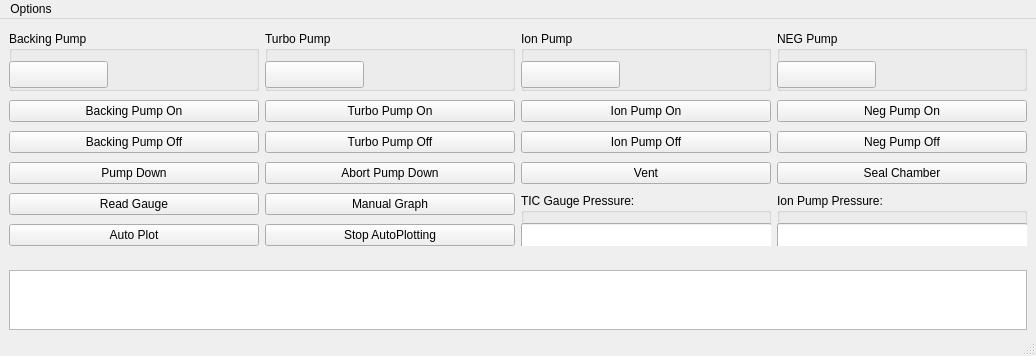
<?xml version="1.0" encoding="UTF-8"?>
<ui version="4.0">
 <class>MainWindow</class>
 <widget class="QMainWindow" name="MainWindow">
  <property name="geometry">
   <rect>
    <x>0</x>
    <y>0</y>
    <width>1036</width>
    <height>356</height>
   </rect>
  </property>
  <property name="windowTitle">
   <string>FHiRE Vacuum Controller</string>
  </property>
  <widget class="QWidget" name="centralwidget">
   <property name="autoFillBackground">
    <bool>false</bool>
   </property>
   <layout class="QGridLayout" name="gridLayout">
    <item row="1" column="2">
     <widget class="QGroupBox" name="turboBox">
      <property name="minimumSize">
       <size>
        <width>250</width>
        <height>60</height>
       </size>
      </property>
      <property name="maximumSize">
       <size>
        <width>16777215</width>
        <height>60</height>
       </size>
      </property>
      <property name="title">
       <string>Turbo Pump</string>
      </property>
      <widget class="QPushButton" name="turbo_switch">
       <property name="geometry">
        <rect>
         <x>0</x>
         <y>30</y>
         <width>99</width>
         <height>27</height>
        </rect>
       </property>
       <property name="text">
        <string/>
       </property>
      </widget>
     </widget>
    </item>
    <item row="3" column="1">
     <widget class="QPushButton" name="pump_button_off">
      <property name="text">
       <string>Backing Pump Off</string>
      </property>
     </widget>
    </item>
    <item row="2" column="1">
     <widget class="QPushButton" name="pump_button_on">
      <property name="text">
       <string>Backing Pump On</string>
      </property>
     </widget>
    </item>
    <item row="2" column="3">
     <widget class="QPushButton" name="ion_button_on">
      <property name="text">
       <string>Ion Pump On</string>
      </property>
     </widget>
    </item>
    <item row="3" column="3">
     <widget class="QPushButton" name="ion_button_off">
      <property name="text">
       <string>Ion Pump Off</string>
      </property>
     </widget>
    </item>
    <item row="3" column="2">
     <widget class="QPushButton" name="turbo_button_off">
      <property name="text">
       <string>Turbo Pump Off</string>
      </property>
     </widget>
    </item>
    <item row="4" column="1">
     <widget class="QPushButton" name="pump_down">
      <property name="text">
       <string>Pump Down</string>
      </property>
     </widget>
    </item>
    <item row="1" column="1">
     <widget class="QGroupBox" name="backingBox">
      <property name="minimumSize">
       <size>
        <width>250</width>
        <height>60</height>
       </size>
      </property>
      <property name="maximumSize">
       <size>
        <width>16777215</width>
        <height>60</height>
       </size>
      </property>
      <property name="title">
       <string>Backing Pump</string>
      </property>
      <widget class="QPushButton" name="backing_switch">
       <property name="geometry">
        <rect>
         <x>0</x>
         <y>30</y>
         <width>99</width>
         <height>27</height>
        </rect>
       </property>
       <property name="text">
        <string/>
       </property>
      </widget>
     </widget>
    </item>
    <item row="4" column="2">
     <widget class="QPushButton" name="abort_pump_down">
      <property name="text">
       <string>Abort Pump Down</string>
      </property>
     </widget>
    </item>
    <item row="6" column="3" rowspan="2">
     <widget class="QGroupBox" name="tic_pressure_box">
      <property name="title">
       <string>TIC Gauge Pressure:</string>
      </property>
      <widget class="QLineEdit" name="tic_pressureText">
       <property name="geometry">
        <rect>
         <x>0</x>
         <y>30</y>
         <width>251</width>
         <height>27</height>
        </rect>
       </property>
       <property name="readOnly">
        <bool>true</bool>
       </property>
      </widget>
     </widget>
    </item>
    <item row="7" column="2">
     <widget class="QPushButton" name="stop_plot">
      <property name="text">
       <string>Stop AutoPlotting</string>
      </property>
     </widget>
    </item>
    <item row="4" column="3">
     <widget class="QPushButton" name="vent">
      <property name="text">
       <string>Vent</string>
      </property>
     </widget>
    </item>
    <item row="6" column="1">
     <widget class="QPushButton" name="gauge_button">
      <property name="text">
       <string>Read Gauge</string>
      </property>
     </widget>
    </item>
    <item row="7" column="1">
     <widget class="QPushButton" name="auto_plot">
      <property name="text">
       <string>Auto Plot</string>
      </property>
     </widget>
    </item>
    <item row="6" column="2">
     <widget class="QPushButton" name="graph">
      <property name="text">
       <string>Manual Graph</string>
      </property>
     </widget>
    </item>
    <item row="1" column="4">
     <widget class="QGroupBox" name="negBox">
      <property name="minimumSize">
       <size>
        <width>250</width>
        <height>60</height>
       </size>
      </property>
      <property name="maximumSize">
       <size>
        <width>16777215</width>
        <height>60</height>
       </size>
      </property>
      <property name="title">
       <string>NEG Pump</string>
      </property>
      <widget class="QPushButton" name="neg_switch">
       <property name="geometry">
        <rect>
         <x>0</x>
         <y>30</y>
         <width>99</width>
         <height>27</height>
        </rect>
       </property>
       <property name="text">
        <string/>
       </property>
      </widget>
     </widget>
    </item>
    <item row="3" column="4">
     <widget class="QPushButton" name="neg_button_off">
      <property name="text">
       <string>Neg Pump Off</string>
      </property>
     </widget>
    </item>
    <item row="2" column="4">
     <widget class="QPushButton" name="neg_button_on">
      <property name="text">
       <string>Neg Pump On</string>
      </property>
     </widget>
    </item>
    <item row="1" column="3">
     <widget class="QGroupBox" name="ionBox">
      <property name="minimumSize">
       <size>
        <width>250</width>
        <height>60</height>
       </size>
      </property>
      <property name="maximumSize">
       <size>
        <width>16777215</width>
        <height>60</height>
       </size>
      </property>
      <property name="title">
       <string>Ion Pump</string>
      </property>
      <widget class="QPushButton" name="ion_switch">
       <property name="geometry">
        <rect>
         <x>0</x>
         <y>30</y>
         <width>99</width>
         <height>27</height>
        </rect>
       </property>
       <property name="text">
        <string/>
       </property>
      </widget>
     </widget>
    </item>
    <item row="2" column="2">
     <widget class="QPushButton" name="turbo_button_on">
      <property name="text">
       <string>Turbo Pump On</string>
      </property>
     </widget>
    </item>
    <item row="6" column="4" rowspan="2">
     <widget class="QGroupBox" name="ion_pressure_box">
      <property name="title">
       <string>Ion Pump Pressure:</string>
      </property>
      <widget class="QLineEdit" name="ion_pressureText">
       <property name="geometry">
        <rect>
         <x>0</x>
         <y>30</y>
         <width>251</width>
         <height>27</height>
        </rect>
       </property>
       <property name="readOnly">
        <bool>true</bool>
       </property>
      </widget>
     </widget>
    </item>
    <item row="8" column="1" colspan="4">
     <widget class="QTextEdit" name="textEdit">
      <property name="minimumSize">
       <size>
        <width>120</width>
        <height>60</height>
       </size>
      </property>
      <property name="maximumSize">
       <size>
        <width>2000</width>
        <height>30</height>
       </size>
      </property>
      <property name="readOnly">
       <bool>true</bool>
      </property>
     </widget>
    </item>
    <item row="4" column="4">
     <widget class="QPushButton" name="seal_button">
      <property name="text">
       <string>Seal Chamber</string>
      </property>
      <property name="checkable">
       <bool>false</bool>
      </property>
     </widget>
    </item>
   </layout>
  </widget>
  <widget class="QMenuBar" name="menubar">
   <property name="geometry">
    <rect>
     <x>0</x>
     <y>0</y>
     <width>1036</width>
     <height>25</height>
    </rect>
   </property>
   <widget class="QMenu" name="menuOptions">
    <property name="title">
     <string>Options</string>
    </property>
    <addaction name="actionImport"/>
    <addaction name="actionExit"/>
   </widget>
   <addaction name="menuOptions"/>
  </widget>
  <widget class="QStatusBar" name="statusbar"/>
  <action name="actionImport">
   <property name="text">
    <string>Import Pressure Log</string>
   </property>
  </action>
  <action name="actionExit">
   <property name="text">
    <string>Quit</string>
   </property>
  </action>
 </widget>
 <resources/>
 <connections/>
</ui>
